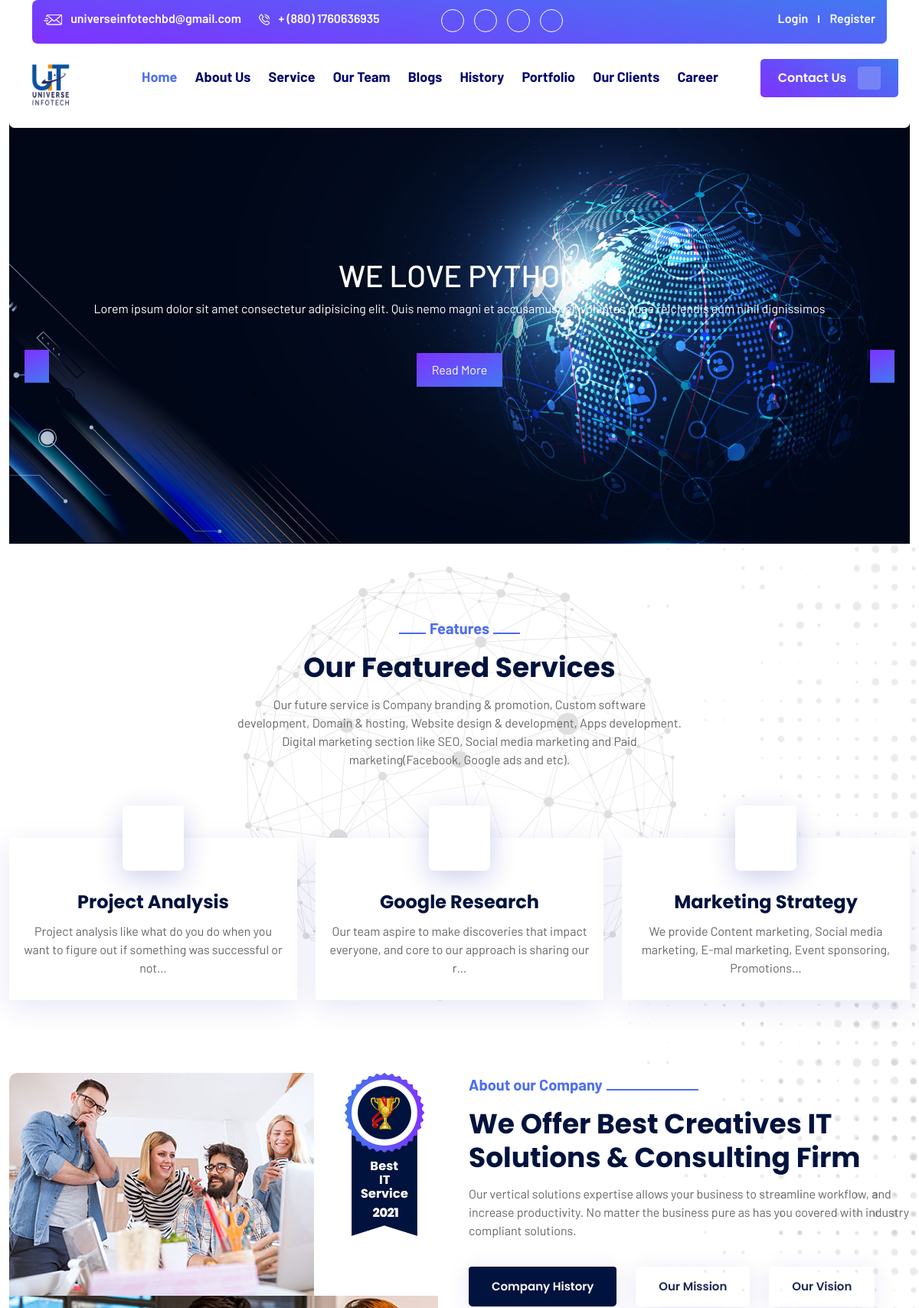
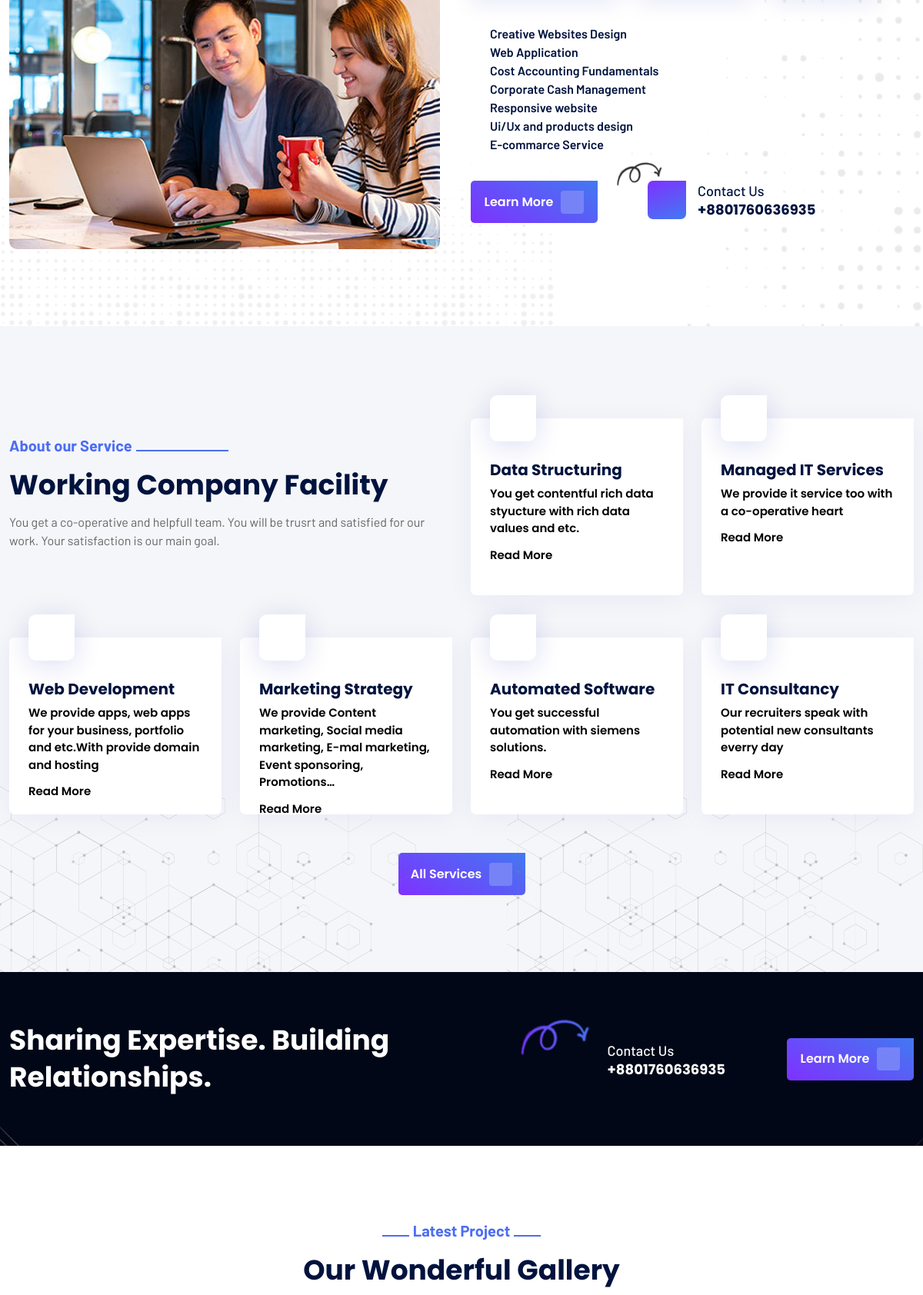
The page / (upper part) on the database its author committed (2 pictures, top to bottom).
### universeinfotech_app/models.py (models this page shows, shortened)
class Banner_Slider(models.Model):
    title = models.CharField(max_length = 150)
    image = models.ImageField(upload_to='Banner_slider', default='no.jpg')
    description  = models.TextField()

class Feature(models.Model):
    title = models.CharField(max_length = 150)
    slug = models.SlugField(max_length = 50, unique=True, blank=True,null=True)
    font_icon_code = models.CharField(max_length = 150)
    description  = models.TextField()

class Our_Service(models.Model):
    title = models.CharField(max_length = 150)
    slug = models.SlugField(max_length = 50, unique=True, blank=True,null=True)
    font_icon_code = models.CharField(max_length = 150)
    description  = models.TextField()

### universeinfotech_app/views.py (the view)
# urls.py: path('', index , name='home'),
def index(request):
    features = Feature.objects.all()
    banner_sliders = Banner_Slider.objects.all()
    services_part_1 = Our_Service.objects.all()[:2]
    services = Our_Service.objects.all()[2:6]
    project_gallery = Project_Gallery.objects.all()
    clientsreview =ClientsReview.objects.all()
    tools = Tools.objects.all()
    context={
        'banner_sliders':banner_sliders,
        'features':features,
        'services':services,
        'services_part_1':services_part_1,
        'project_gallery':project_gallery,
        'clientsreview':clientsreview,
        'tools':tools
    }
    return render(request, 'index.html',context)

### universeinfotech_app/templatetags/itprofile.py (called while the page is built)
@register.filter
def itprofile(request):
    return IT_Profile.objects.all().order_by('-id')[:1]

### universeinfotech_app/templatetags/service.py (called while the page is built)
@register.filter
def service(request):
    return Our_Service.objects.all()[:6]

### universeinfotech_app/templates/index.html (shortened to what this page needs)
{% extends 'base.html' %}
{% load static %}
{% block content %}
	{% include 'includes/banner_slider.html' %}
{% include 'includes/feature.html' %}
	<section id="it-nw-about" class="it-nw-about-section position-relative">
		<div class="it-nw-side-bg text-center position-absolute"><img src="static/assets/img/its-2/side-line.png" alt=""></div>
		<div class="it-nw-dot-bg text-center position-absolute"><img src="static/assets/img/its-2/dot.png" alt=""></div>
		<div class="container">
			<div class="row">
				<div class="col-lg-6 wow fadeInRight" data-wow-delay="0ms" data-wow-duration="1500ms">
					<div class="it-nw-about-img-wrapper">
						<div class="it-nw-about-img-area d-flex">
							<div class="it-nw-about-img">
								<img src="static/assets/img/its-2/about/ab1.jpg">
							</div>
							<div class="it-nw-about-img-2">
								<img src="static/assets/img/its-2/logo/badge.png">
							</div>
						</div>
						<div class="it-nw-about-img-area d-flex">
							<div class="it-nw-about-img">
							</div>
						</div>
					</div>
				</div>
				<div class="col-lg-6 wow fadeInLeft" data-wow-delay="0ms" data-wow-duration="1500ms">
					<div class="it-nw-about-text-wrapper">
						<div class="it-nw-section-title headline pera-content">
							<span class="it-nw-title-tag">About our Company </span>
							<h2>We Offer Best Creatives IT
							Solutions & Consulting Firm</h2>
							<p> Our vertical solutions expertise allows your business to streamline workflow, and increase productivity. No matter the business pure as has you covered with industry compliant solutions.</p>
						</div>
						<div class="it-nw-about-tab-wrapper">
							<div class="it-nw-about-tab-btn">
								<ul id="tabs" class="nav text-capitalize nav-tabs">
									<li class="nav-item"><a href="#" data-target="#history" data-toggle="tab" class="nav-link text-capitalize active">Company History</a></li>
									<li class="nav-item"><a href="#" data-target="#mission" data-toggle="tab" class="nav-link text-capitalize">Our Mission</a></li>
									<li class="nav-item"><a href="#" data-target="#vision" data-toggle="tab" class="nav-link text-capitalize">Our Vision</a></li>
								</ul>
							</div>
							<div class="it-nw-about-tab-content ul-li-block pera-content">
								<div id="tabsContent" class="tab-content">
									<div id="history" class="tab-pane fade active show">
										<div class="it-nw-about-tab-content">
											<ul>
												<li>Creative Websites Design</li>
												<li>Web Application</li>
												<li>Cost Accounting Fundamentals</li>
												<li>Corporate Cash Management</li>
												<li>Responsive website</li>
												<li>Ui/Ux and products design</li>
												<li>E-commarce Service</li>
											</ul>
										</div>
									</div>
								</div>
							</div>
							<div class="it-nw-about-bottom d-flex position-relative">
								<div class="it-nw-btn  text-center">
									<a class="d-flex justify-content-center align-items-center" href="#">Learn More <i class="fas fa-arrow-right"></i></a>
								</div>
								<span class="it-nw-about-arrow position-absolute"><img src="static/assets/img/its-2/logo/arrow.png" alt=""></span>
								<div class="it-nw-about-cta d-flex">
									<div class="it-nw-ab-cta-icon d-flex justify-content-center align-items-center">
										<i class="fas fa-phone"></i>
									</div>
									<div class="it-nx-about-cta-text headline">
										<span>Contact Us</span>
										<h4>+8801760636935</h4>
									</div>
								</div>
							</div>
						</div>
					</div>
				</div>
			</div>
		</div>
	</section>
	{% include 'includes/service.html' %}
	<section id="it-nw-cta" class="it-nw-cta-section" data-background="static/assets/img/its-2/bg/ct-bg.jpg">
		<div class="container">
			<div class="it-nw-cta-content d-flex justify-content-between">
				<div class="it-nw-cta-text headline wow fadeInLeft" data-wow-delay="0ms" data-wow-duration="1500ms">
					<h2>Sharing Expertise. Building
					Relationships.</h2>
				</div>
				<div class="it-nw-cta-info-btn d-flex align-items-center position-relative wow fadeInRight" data-wow-delay="0ms" data-wow-duration="1500ms">
					<span class="it-nw-cta-arrow position-absolute"><img src="static/assets/img/its-2/logo/arrow2.png" alt=""></span>
					<div class="it-nw-cta-info d-flex align-items-center">
						<div class="it-nw-cta-icon">
							<i class="fas fa-phone"></i>
						</div>
						<div class="it-nw-cta-text headline">
							<span>Contact Us</span>
							<h3>+8801760636935</h3>
						</div>
					</div>
					<div class="it-nw-btn text-center">
						<a class="d-flex justify-content-center align-items-center" href="#">Learn More <i class="fas fa-arrow-right"></i></a>
					</div>
				</div>
			</div>
		</div>
	</section>
	{% include 'includes/project.html' %}
{% endblock content %}

### universeinfotech_app/templates/includes/banner_slider.html
<section >
<div class="container-fluid">
    <div class="Mysliders" style="margin-top: 130px;">
        {% for bs in banner_sliders %}
        <div class="col-12">
        <div class="single-slider">
            <img src="{{bs.image.url}}" alt="" class="img-fluid">
            <div class="slider-content col-12">
                <h4>{{ bs.title }}</h4>
                <p>{{ bs.description }}</p>
                <a href="">read more</a>
            </div>
        </div>
    </div>
        {% endfor %}
    </div>
</div>
</section>

### universeinfotech_app/templates/includes/feature.html
<section id="it-nw-feature" class="it-nw-feature-section position-relative">
    <div class="it-nw-ft-bg text-center position-absolute"><img src="static/assets/img/its-2/bg/ft-bg.png" alt=""></div>
    <div class="it-nw-side-bg text-center position-absolute"><img src="static/assets/img/its-2/side-line.png" alt=""></div>
    <div class="container">
        <div class="it-nw-section-title headline pera-content text-center middle-align wow fadeInUp" data-wow-delay="100ms" data-wow-duration="1500ms">
            <span class="it-nw-title-tag">Features </span>
            <h2>Our Featured Services</h2>
            <p>Our future service is Company branding & promotion, Custom software development, Domain & hosting, Website design & development, Apps development. Digital marketing section like SEO, Social media marketing and Paid marketing(Facebook, Google ads and etc).</p>
        </div>
        <div class="it-nw-feature-content">
            <div class="row justify-content-center">
                {% for fs in features %}
                <div class="col-lg-4 col-md-6 wow fadeInUp" data-wow-delay="0ms" data-wow-duration="1500ms">
                    <a href="{% url 'feature-detail' fs.slug %}">
                    <div class="it-nw-feature-innerbox text-center position-relative">
                        <div class="it-nw-feature-inner-icon position-absolute d-flex justify-content-center align-items-center">
                            <i class="{{ fs.font_icon_code }}"></i>
                        </div>
                        <div class="it-nw-feature-inner-text headline pera-content">
                            <h3>{{ fs.title }}</h3>
                            <p>{{ fs.description|truncatechars:100 }}</p>
                        </div>
                    </div>
                </a>
                </div>
                {% endfor %}
            </div>
        </div>
    </div>
</section>

### universeinfotech_app/templates/includes/service.html
<section id="it-nw-service" class="it-nw-service-section position-relative">
    <div class="it-nw-service-sh1 position-absolute"><img src="static/assets/img/its-2/net.png" alt=""></div>
    <div class="it-nw-service-sh2 position-absolute"><img src="static/assets/img/its-2/net.png" alt=""></div>
    <div class="container">
        <div class="it-nw-service-upper-wrapper">
            <div class="row">
                <div class="col-lg-6 wow fadeInLeft" data-wow-delay="0ms" data-wow-duration="1500ms">
                    <div class="it-nw-section-title headline pera-content">
                        <span class="it-nw-title-tag">About our Service </span>
                        <h2>Working Company Facility</h2>
                        <p>You get a co-operative and helpfull team. You will be trusrt and satisfied for our work. Your satisfaction is our main goal.</p>
                    </div>
                </div>
                <div class="col-lg-6 wow fadeInRight" data-wow-delay="200ms" data-wow-duration="1500ms">
                    <div class="it-nw-service-content">
                        <div class="row">
                            {% for bs in services_part_1 %}
                            <div class="col-md-6">
                            <a href=" {% url 'service-detail' bs.slug %}">
                                <div class="it-nw-service-innerbox position-relative">
                                    <div class="it-nw-service-inner-icon d-flex justify-content-center align-items-center">
                                        <i class="{{ bs.font_icon_code }}"></i>
                                    </div>
                                    <div class="it-nw-service-inner-text headline pera-content" style="height: 150px;">
                                        <h3>{{ bs.title }}</h3>
                                        <p>{{ bs.description|truncatechars:100 }}</p>
                                        <a href="{% url 'service-detail' bs.slug %}">Read More <i class="fas fa-arrow-right"></i></a>
                                    </div>
                                </div>
                            </a>
                            </div>
                            {% endfor %}
                        </div>
                    </div>
                </div>
            </div>
        </div>
        <div class="it-nw-service-lower-wrapper">
            <div class="row">
                {% for s in services %}
                <div class="col-lg-3 col-md-6 wow fadeInUp" data-wow-delay="0ms" data-wow-duration="1500ms">
                    <a href=" {% url 'service-detail' s.slug %}">
                    <div class="it-nw-service-innerbox position-relative">
                        <div class="it-nw-service-inner-icon d-flex justify-content-center align-items-center">
                            <i class="{{ s.font_icon_code }}"></i>
                        </div>
                        <div class="it-nw-service-inner-text headline pera-content" style="height: 150px;">
                            <h3>{{ s.title }}</h3>
                            <p>{{ s.description|truncatechars:100 }}</p>
                            <a href="{% url 'service-detail' s.slug %}">Read More <i class="fas fa-arrow-right"></i></a>
                        </div>
                    </div>
                </a>
                </div>
                {% endfor %}
            </div>
        </div>
        <div class="it-nw-btn  text-center wow flipInX" data-wow-delay="200ms" data-wow-duration="1500ms">
            <a class="d-flex justify-content-center align-items-center" href="#">All Services <i class="fas fa-arrow-right"></i></a>
        </div>
    </div>
</section>

### rows shown on the page
Banner_Slider: image (picture), title "WE LOVE PYTHON", description "Lorem ipsum dolor sit amet consectetur adipisicing elit. Quis nemo magni et accusamus vel, voluptas quae reiciendis eum nihil dignissimos"
Feature: title "Project Analysis", description "Project analysis like what do you do when you want to figure out if something was successful or not…"
Feature: title "Google Research", description "Our team aspire to make discoveries that impact everyone, and core to our approach is sharing our r…"
Feature: title "Marketing Strategy", description "We provide Content marketing, Social media marketing, E-mal marketing, Event sponsoring, Promotions…"
Our_Service: title "Data Structuring", description "You get contentful rich data styucture with rich data values and etc."
Our_Service: title "Managed IT Services", description "We provide it service too with a co-operative heart"
Our_Service: title "Web Development", description "We provide apps, web apps for your business, portfolio and etc.With provide domain and hosting"
Our_Service: title "Marketing Strategy", description "We provide Content marketing, Social media marketing, E-mal marketing, Event sponsoring, Promotions…"
Our_Service: title "Automated Software", description "You get successful automation with siemens solutions."
Our_Service: title "IT Consultancy", description "Our recruiters speak with potential new consultants everry day"
